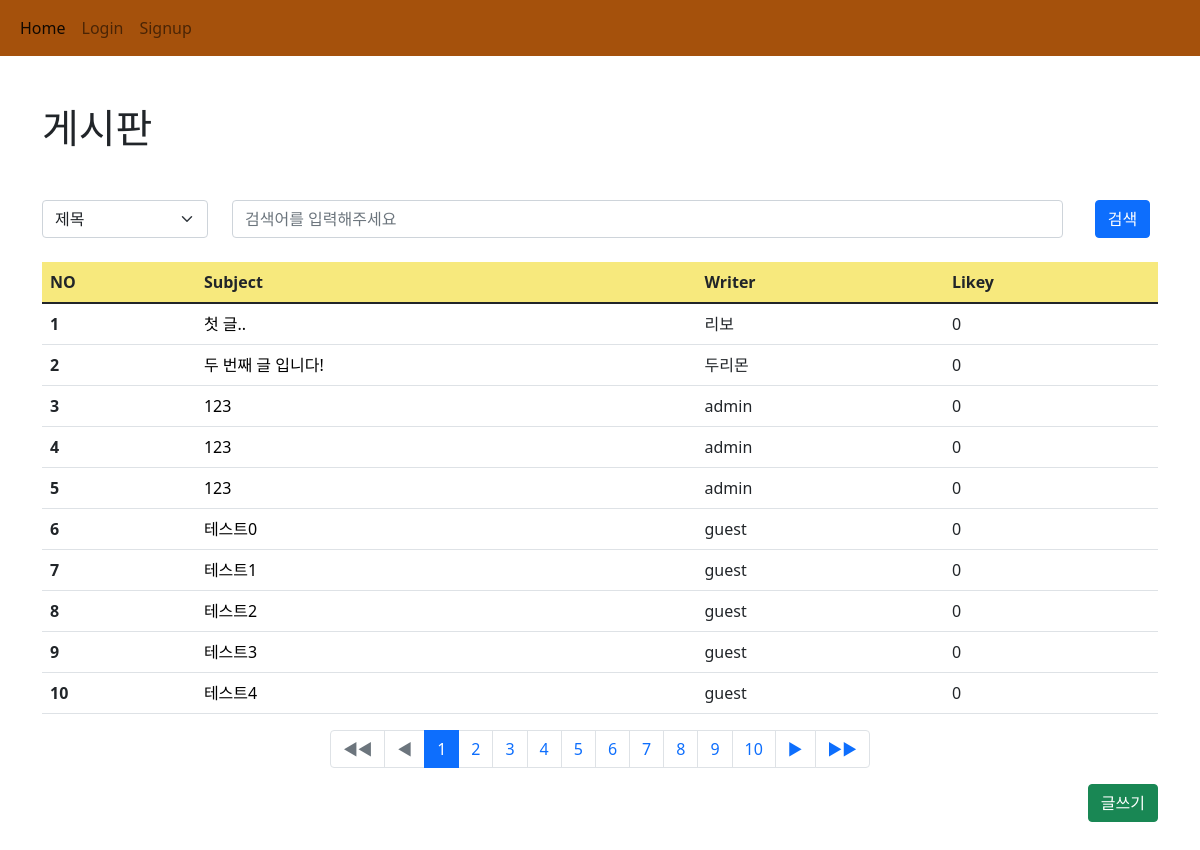
/board/, run on the app's committed database.
### board/models.py (models this page shows)
class Board(models.Model):
    subject = models.CharField(max_length=30)
    writer = models.CharField(max_length=30)
    content = models.TextField()
    likey = models.IntegerField(default=0)
    up = models.ManyToManyField(User, blank=True)

### board/views.py (the view)
# urls.py: path('', views.index, name="index"),
def index(request):
    page = request.GET.get("page", 1)
    cate = request.GET.get("cate", "")
    kw = request.GET.get("kw", "")
    if kw:
        if cate == "subject":
            b= Board.objects.filter(subject__startswith=kw)
        elif cate == "writer":
            b = Board.objects.filter(writer=kw)
        else:
            b = Board.objects.filter(content__contains=kw)
    else:
        b = Board.objects.all()
    pag = Paginator(b, 10)
    obj = pag.get_page(page)
    context = {
        'con' : obj,
        'kw' : kw,
        'cate' : cate,
    }
    return render(request, 'board/index.html', context)

### template/board/index.html (shortened to what this page needs)
{% extends 'base.html' %}
{% block content%}
{% load mathfilters %}
<div class="container mt-5 mb-5">
    <h1>게시판</h1>
    <form>
        <div class="text-center row mt-5 mb-4">
            <div class="col-lg-2">
                <select class="form-select" name="cate">
                    <option value="subject" {% if cate == 'subject' %}selected{% endif %}>제목</option>
                </select>
            </div>
            <div class="col-lg-9">
                <input class="form-control" name="kw" placeholder="검색어를 입력해주세요" value="{{kw}}">
            </div>
            <div class="col-lg-1">
                <button class="btn btn-primary">검색</button>
            </div>
        </div>
    </form>
    <table class="mt-2 table">
        <thead style="background-color: #f0d50886;">
        <tr>
            <th scope="col">NO</th>
            <th scope="col">Subject</th>
            <th scope="col">Writer</th>
            <th scope="col">Likey</th>
        </tr>
        </thead>
        <tbody>
        {% if con %}
            {% for i in con %}
                <tr>
                    <th scope="row">{{ con.start_index|add:forloop.counter0 }}</th>
                    <td><a href="{% url 'board:detail' i.id %}">{{ i.subject }}</a></td>
                    <td>{{ i.writer }}</td>
                    <td>{{ i.likey }}</td>
                </tr>
            {% endfor %}
        {% else %}
            <tr>
                <th colspan="4">No Result</th>
            </tr>
        {% endif %}
        </tbody>
    </table>
    <nav aria-label="Page navigation example">
        <ul class="pagination justify-content-center">
            {% if con.has_previous %}
                <li class="page-item">
                    <a class="page-link" href="{% url 'board:index' %}?page=1&kw={{kw}}&cate={{cate}}"> ◀◀ </a>
                </li>
                <li class="page-item">
                    <a class="page-link" href="{% url 'board:index' %}?page={{con.previous_page_number}}&kw={{kw}}&cate={{cate}}"> ◀ </a>
                </li>
            {% else %}
                <li class="page-item disabled">
                    <a class="page-link"> ◀◀ </a>
                </li>
                <li class="page-item disabled">
                    <a class="page-link"> ◀ </a>
                </li>
            {% endif %}
            {% for i in con.paginator.page_range %}
                {% if i >= con.number|sub:1|intdiv:10|mul:10|add:1 and i <= con.number|sub:1|intdiv:10|mul:10|add:10 %}
                    {% if con.number == i %}
                        <li class="page-item active"><a class="page-link" href="{% url 'board:index' %}?page={{i}}&kw={{kw}}&cate={{cate}}">{{i}}</a></li>
                    {% else %}
                        <li class="page-item"><a class="page-link" href="{% url 'board:index' %}?page={{i}}&kw={{kw}}&cate={{cate}}">{{i}}</a></li>
                    {% endif %}
                {% endif %}
            {% endfor %}
            {% if con.has_next %}
                <li class="page-item" >
                    <a class="page-link" href="{% url 'board:index' %}?page={{con.next_page_number}}&kw={{kw}}&cate={{cate}}"> ▶ </a>
                </li>
                <li class="page-item">
                    <a class="page-link" href="{% url 'board:index' %}?page={{con.paginator.num_pages}}&kw={{kw}}&cate={{cate}}"> ▶▶ </a>
                </li>
            {% endif %}
        </ul>
    </nav>
    <div class="text-end">
        <a href="{% url 'board:create' %}"><button class="btn btn-success">글쓰기</button></a>
    </div>
</div>
{% endblock %}

### template/base.html (shortened to what this page needs)
<!doctype html>
<html lang="en">
<head>
    <link href="https://cdn.jsdelivr.net/npm/bootstrap@5.1.1/dist/css/bootstrap.min.css" rel="stylesheet">
</head>
<body>
    {% if request.user.is_authenticated %}
    <nav class="navbar navbar-expand-lg navbar-light" style="background-color: #a5510c; ">
        <div class="container-fluid">
            <div class="" id="navbarSupportedContent">
                <ul class="navbar-nav me-auto mb-2 mb-lg-0">
                <li class="nav-item">
                    <a class="nav-link active" aria-current="page" href="{% url 'acc:index' %}">Home</a>
                </li>
                <li class="nav-item">
                    <a class="nav-link" href="{% url 'board:index' %}">BOARD</a>
                </li>
                <li class="nav-item">
                    <a class="nav-link" href="{% url 'vote:index' %}">VOTE</a>
                </li>
                <li class="nav-item dropdown">
                    <a class="nav-link dropdown-toggle" href="#" id="navbarDropdown" role="button" data-bs-toggle="dropdown" aria-expanded="false">
                    {{user.username}}
                    </a>
                    <ul class="dropdown-menu" aria-labelledby="navbarDropdown">
                        <li><a class="dropdown-item" href="{% url 'acc:profile' %}">Profile</a></li>
                        <li><hr class="dropdown-divider"></li>
                        <li><a class="dropdown-item" href="{% url 'acc:logout' %}">Logout</a></li>
                    </ul>
                </li>
            </div>
        </div>
    </nav>
    {% else %}
    <nav class="navbar navbar-expand-lg navbar-light" style="background-color: #a5510c; ">
        <div class="container-fluid">
            <div class="" id="navbarSupportedContent">
                <ul class="navbar-nav me-auto mb-2 mb-lg-0">
                <li class="nav-item">
                    <a class="nav-link active" aria-current="page" href="{% url 'acc:index' %}">Home</a>
                </li>
                <li class="nav-item">
                    <a class="nav-link" href="{% url 'acc:login' %}">Login</a>
                </li>
                <li class="nav-item">
                    <a class="nav-link" href="{% url 'acc:signup' %}">Signup</a>
                </li>
            </div>
        </div>
    </nav>
    {% endif %}
    {% block content %}{% endblock %}
</body>
</html>

### template/board/index.html (style rules this page uses)
a { text-decoration: none; color:black; }

### data on the page
Board: start_index|add "1", subject "첫 글..", writer "리보", likey "0"
Board: start_index|add "2", subject "두 번째 글 입니다!", writer "두리몬", likey "0"
Board: start_index|add "3", subject "123", writer "admin", likey "0"
Board: start_index|add "4", subject "123", writer "admin", likey "0"
Board: start_index|add "5", subject "123", writer "admin", likey "0"
Board: start_index|add "6", subject "테스트0", writer "guest", likey "0"
Board: start_index|add "7", subject "테스트1", writer "guest", likey "0"
Board: start_index|add "8", subject "테스트2", writer "guest", likey "0"
Board: start_index|add "9", subject "테스트3", writer "guest", likey "0"
Board: start_index|add "10", subject "테스트4", writer "guest", likey "0"

### other printed values
{{ i }} "1"
{{ i }} "2" "3" "4" "5" "6" "7" "8" "9" "10"
